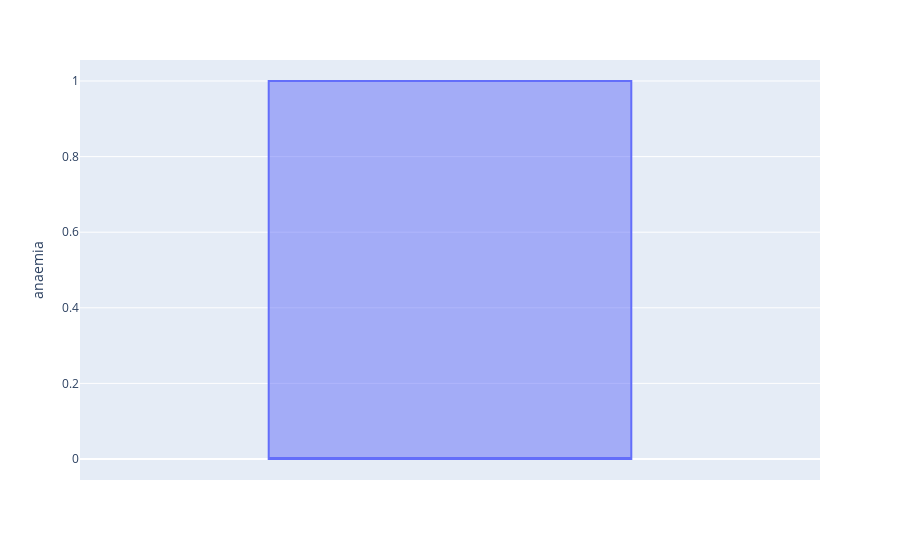

Here is the notebook cell this chart was saved with:
### Code cell
import plotly.express as px
fig = px.box(df, y="anaemia")
fig.show()

### Figure 1 — Plotly figure (JSON) as saved in the notebook; plotly's stock layout.template omitted (floating-point values rounded to 4 significant figures; data arrays with more than 128 entries replaced by an {"elided": "..."} marker saying what was removed)
{"data": [{"alignmentgroup": "True", "hovertemplate": "anaemia=%{y}<extra></extra>", "legendgroup": "", "marker": {"color": "#636efa"}, "name": "", "notched": false, "offsetgroup": "", "orientation": "v", "showlegend": false, "type": "box", "x0": " ", "xaxis": "x", "y": {"elided": "299 int values"}, "y0": " ", "yaxis": "y"}], "layout": {"boxmode": "group", "legend": {"tracegroupgap": 0}, "margin": {"t": 60}, "xaxis": {"anchor": "y", "domain": [0, 1]}, "yaxis": {"anchor": "x", "domain": [0, 1], "title": {"text": "anaemia"}}}}
